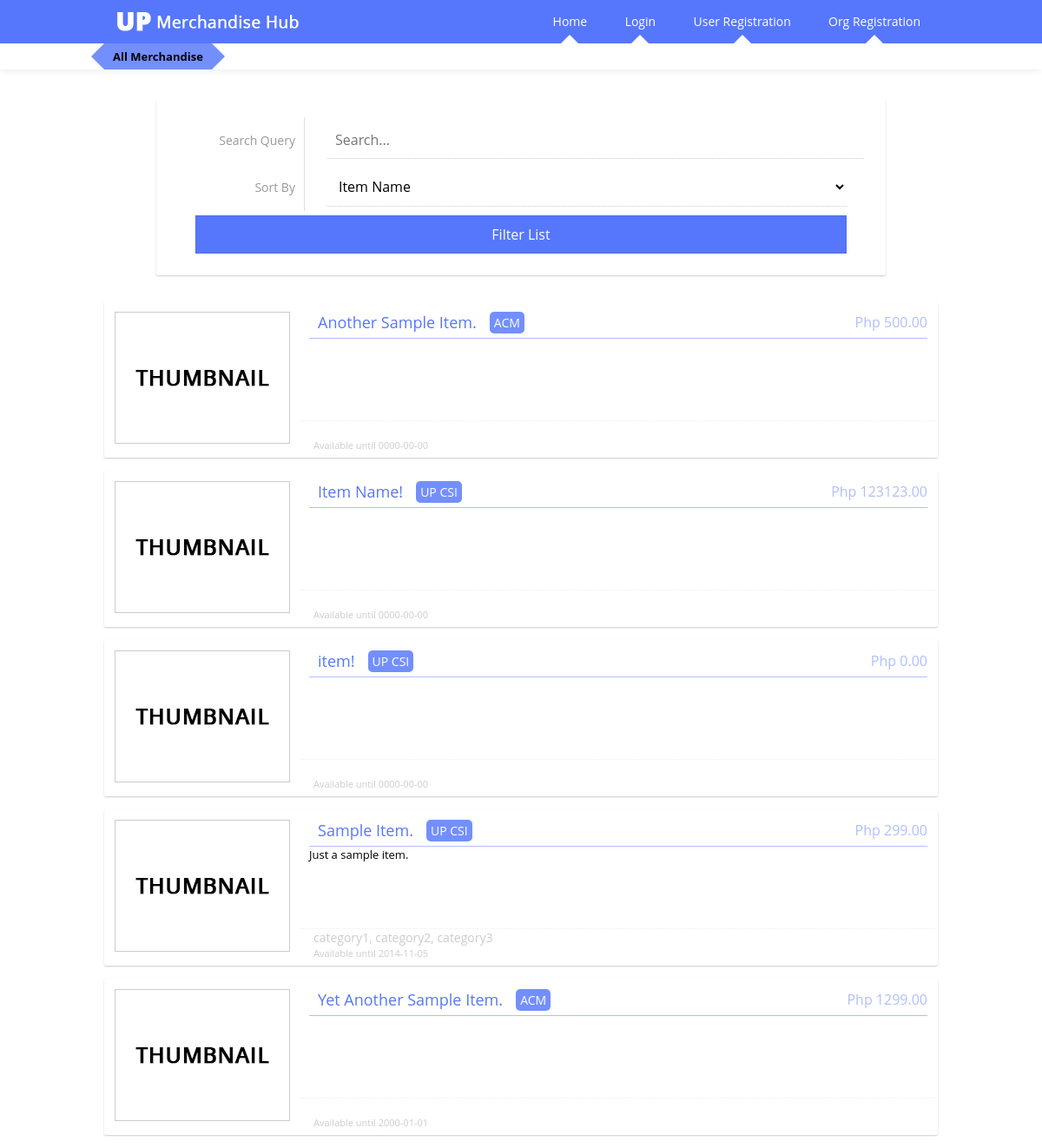
The page / on the database its author committed.
### tables this page shows
CREATE TABLE IF NOT EXISTS `items` (
  `item_id` tinyint(3) unsigned NOT NULL AUTO_INCREMENT,
  `item_name` varchar(255) NOT NULL,
  `acc_id` tinyint(3) unsigned NOT NULL,
  `item_price` int(10) unsigned NOT NULL,
  `item_description` text NOT NULL,
  `item_expiration` date NOT NULL,
  `item_categories` text NOT NULL,
  PRIMARY KEY (`item_id`)
);

CREATE TABLE IF NOT EXISTS `orgs` (
  `acc_id` tinyint(3) unsigned NOT NULL,
  `org_name` varchar(100) NOT NULL,
  `number` varchar(11) NOT NULL,
  `email` varchar(100) NOT NULL,
  PRIMARY KEY (`acc_id`)
);

### common.php (called while the page is built, shortened)
<?php
	$database = 'up-merch-hub';
	function get($statement){
		$result = mysql_query($statement);
		return $result;
	}
	function get_one($statement){
		$result = mysql_query($statement);
		$row = mysql_fetch_assoc($result);
		return $row;
	}
	$menuitems = array();
	if (!isset($_SESSION['acc_type'])) {
		$menuitems[] = array("Home","index.php");
		$menuitems[] = array("Login","loginpage.php");
		$menuitems[] = array("User Registration","reg_user.php");
		$menuitems[] = array("Org Registration","reg_org.php");
	} else if ($_SESSION['acc_type'] == "user") {
		$menuitems[] = array("Home","index.php");
		$menuitems[] = array("Orders","user_orders.php");
		$menuitems[] = array("Account Settings","settings.php");
		$menuitems[] = array("Logout","logout.php");
	} else if ($_SESSION['acc_type'] == "org") {
		$menuitems[] = array("Home","index.php");
		$menuitems[] = array("Org Merchandise","org_items.php");
		$menuitems[] = array("Add Item","additempage.php");
		$menuitems[] = array("Account Settings","settings.php");
		$menuitems[] = array("Logout","logout.php");
	}

### item_panel.php (the view, shortened to what this page needs)
<?php
	$item_id = $r['item_id'];
	$item_name = nl2br(htmlentities($r['item_name']));
	$item_price = nl2br(htmlentities($r['item_price']));
	$item_description = nl2br(htmlentities($r['item_description']));
	$item_categories = nl2br(htmlentities($r['item_categories']));
	$item_expiration = nl2br(htmlentities($r['item_expiration']));
	$acc_id = $r['acc_id'];
	$item_org = get_one("SELECT `org_name` FROM orgs WHERE acc_id='$acc_id'")['org_name'];
	$thumb = "images/thumb_$item_id.jpg";
	if (!file_exists($thumb)) {
		$thumb = "images/thumb_default.jpg";
	}
?>
<table>
	<tr>
		<td class="item_thumb">
			<img src="<?php echo $thumb; ?>" width=200>
		</td>
		<td class="item_content">
			<div class="item_panel_head">
				<span class="item_panel_name">
					<?php echo $item_name; ?>
				</span>
				<span class="item_panel_org">
					<?php echo $item_org; ?>
				</span>
				<span class="item_panel_price">
					Php <?php echo $item_price; ?>.00
				</span>
			</div>
			<div class="item_panel_body">
				<span class="item_panel_description">
					<?php echo $item_description; ?>
				</span>
			</div>
			<div class="item_panel_footer">
				<span class="item_panel_categories">
					<?php echo $item_categories; ?>
				</span>
				<span class="item_panel_expiration">
					Available until <?php echo $item_expiration; ?>
				</span>
			</div>
		</td>
	</tr>
</table>

### index.php (shortened to what this page needs)
<?php
	include_once("common.php");
?>
<!DOCTYPE html>
<html>
<head>
	<?php include("head.php"); ?>
</head>
<body>
	<div id="header">
		<div class="vwrap">
			<?php include("header.php"); ?>
		</div>
	</div>
	<div id="navcrumbs">
		<div class="vwrap">
			<span class="crumb level1">
				All Merchandise
			</span>
		</div>
	</div>
	<div id="body">
		<div class="vwrap">
			<div id="filter_panel">
				<form action="" method="POST" id="filter_form">
					<table>
						<tr>
							<td class="form_label">Search Query</td>
							<td class="form_input"><input type="text" name="search_query" placeholder="Search..." value="<?php if (isset($_POST['search_query'])) { echo $_POST['search_query']; } ?>" /></td>
						</tr><tr>
							<td class="form_label">Sort By</td>
							<td class="form_input">
								<select name="sort_by">
									<option value="item_name" <?php if(isset($_POST['sort_by']) AND $_POST['sort_by'] == "item_name") { echo "selected"; } ?>>Item Name</option>
								</select>
							</td>
						</tr>
					</table>
					<table>
						<tr>
							<td class="form_input"><input type="Submit" value="Filter List" /></td>
						</tr>
					</table>
				</form>
			</div>
			<?php
				$s = "";
				$o = "item_name";
				$itemlist = get("SELECT * FROM items NATURAL JOIN orgs HAVING (SELECT POSITION('$s' in item_name) OR POSITION('$s' in item_description) OR POSITION('$s' in item_price) OR POSITION('$s' in item_categories) OR POSITION('$s' in org_name)) ORDER BY `$o`, `item_name`");
				while ($r = mysql_fetch_assoc($itemlist)) {
			?>
				<div class="item_panel">
					<?php include("item_panel.php"); ?>
				</div>
			<?php
				}
			?>
		</div>
	</div>
</body>
</html>

### head.php
<link rel="stylesheet" type="text/css" href="styles.css">

### header.php
<div id="logowrap">
	<img src="images/logo.png" height=50>
</div>
<div id="navwrap">
	<?php
		foreach ($menuitems as $menuitem) {
	?>
	<a href="<?php echo $menuitem[1]; ?>" class="navitem">
		<?php echo $menuitem[0]; ?>
	</a>
	<?php
		}
	?>
</div>

### styles.css (style rules this page uses)
* { margin: 0; padding: 0; }
body { font-family: "Open Sans", "Calibri", "Tahoma", sans-serif; font-weight: 400; font-size: 13px; }
a { text-decoration: none !important; }
.vwrap { width: 960px; margin: auto; }
#header { position: fixed; top: 0; left: 0; width: 100%; height: 50px; background: #5677fc; color: #FFF; z-index: 2; }
#navcrumbs { position: fixed; top: 50px; left: 0; width: 100%; height: 30px; line-height: 30px; background: #FFF; color: #000; box-shadow: 0px 0px 10px rgba(0,0,0,0.1); z-index: 1; }
#body { width: 100%; margin-top: 100px; }
#logowrap { float: left; height: 50px; }
#navwrap { float: right; height: 50px; }
a.navitem, a.navitem:visited { position: relative; display: inline-block; height: 50px; line-height: 50px; padding: 0px 20px; font-size: 14px; color: #FFF; transition: all 0.5s ease; }
a.navitem:after { content: " "; position: absolute; bottom: 0; right: calc(50% - 10px); border-left: 10px solid transparent; border-right: 10px solid transparent; border-bottom: 10px solid #FFF; transition: all 0.33s ease; z-index: -500; }
.crumb { position: relative; float: left; padding: 0px 10px 0px 30px; font-size: 13px; }
.crumb:after { content: " "; position: absolute; top: 0; right: -15px; border-top: 15px solid transparent; border-bottom: 15px solid transparent; }
.crumb.level1 { padding: 0px 10px 0px 10px; background: #738ffe; font-weight: 700; }
.crumb.level1:before { content: " "; position: absolute; top: 0; left: -15px; border-top: 15px solid transparent; border-bottom: 15px solid transparent; border-right: 15px solid #738ffe; }
.crumb.level1:after { border-left: 15px solid #738ffe; z-index: 3; }
#login_form, #item_form, #order_form, #filter_form { box-shadow: 0px 1px 2px #CCC; width: 600px; margin: 0px auto; padding: 20px; text-align: center; border-radius: 2px; }
#login_form table, #item_form table, #order_form table, #filter_form table { width: 100%; vertical-align: top; border-collapse: collapse; }
#filter_form { width: 800px; }
.form_label { width: 130px; color: #999; font-size: 14px; text-align: right; padding: 10px; border-right: 1px solid #DDD; }
.form_input { padding: 5px 25px; }
.form_input input, .form_input textarea, .form_input select { width: 100%; font-size: 16px; }
.form_input input[type="text"], .form_input input[type="password"], .form_input input[type="file"], .form_input textarea, .form_input select { border: none; border-bottom: 1px dotted #CCC; background: transparent; padding: 10px; font-family: "Open Sans", "Calibri", "Tahoma", sans-serif; font-weight: 400; transition: all 0.5s ease; }
.form_input input[type="submit"] { border: 1px solid #4e6cef; background: #5677fc; color: #FFF; padding: 10px; font-family: "Open Sans", "Calibri", "Tahoma", sans-serif; font-weight: 400; transition: all 0.5s ease; }
#filter_panel { margin: 15px 0px; padding: 15px; }
.item_panel { box-shadow: 0px 1px 2px #CCC; margin: 15px 0px; border-radius: 2px; }
.item_thumb { padding: 10px; vertical-align: top; }
.item_thumb img { border: 1px solid #CCC; }
.item_content { position: relative; padding: 10px; vertical-align: top; width: 100%; }
.item_panel_head { position: relative; width: 100%; height: 30px; border-bottom: 1px solid #afbfff; overflow: hidden; }
.item_panel_head span { height: 25px; line-height: 25px; }
.item_panel_name, .item_panel_org { float: left; }
.item_panel_price { float: right; }
.item_panel_name { margin-left: 10px; font-size: 18px; color: #5677fc; }
.item_panel_org { margin-left: 15px; padding: 0px 5px; font-size: 14px; background: #738ffe; color: #fff; border-radius: 5px; }
.item_panel_price { font-size: 16px; color: #afbfff; }
.item_panel_body { position: relative; width: 100%; padding-bottom: 40px; }
.item_panel_description { font-size: 13px; }
.item_panel_footer { position: absolute; bottom: 0; left: 0; width: 100%; height: 40px; border-top: 1px dotted #eee; }
.item_panel_categories { position: absolute; bottom: 20px; left: 15px; height: 20px; font-size: 14px; color: #CCC; }
.item_panel_expiration { position: absolute; bottom: 5px; left: 15px; height: 15px; font-size: 11px; color: #CCC; }

### rows shown on the page
items: item_name "Another Sample Item.", acc.org_name "ACM", item_price "500", item_expiration "0000-00-00"
items: item_name "Item Name!", acc.org_name "UP CSI", item_price "123123", item_expiration "0000-00-00"
items: item_name "item!", acc.org_name "UP CSI", item_price "0", item_expiration "0000-00-00"
items: item_name "Sample Item.", acc.org_name "UP CSI", item_price "299", item_description "Just a sample item.", item_categories "category1, category2, category3", item_expiration "2014-11-05"
items: item_name "Yet Another Sample Item.", acc.org_name "ACM", item_price "1299", item_expiration "2000-01-01"

### other values the page prints
$menuitem[0] "Home"
$menuitem[0] "Login"
$menuitem[0] "User Registration"
$menuitem[0] "Org Registration"
